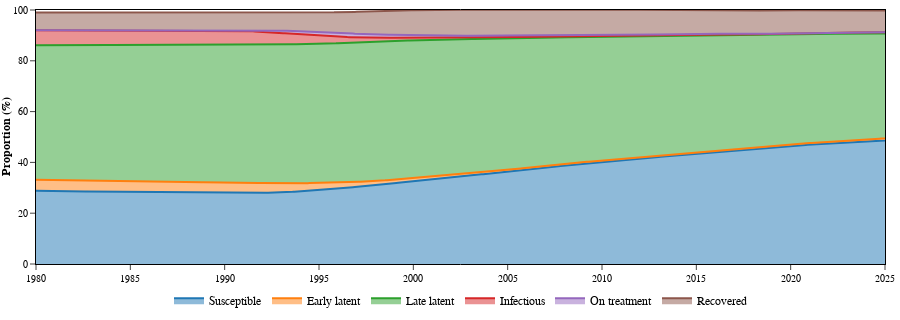

This figure's notebook cell:
### Code cell
data_frames = []

# Create a copy of your original DataFrame
adjusted_df = base_quantiles.copy()

# Confirm required columns exist
if 'prop_late_latent' in adjusted_df.columns and 'prop_susceptible' in adjusted_df.columns:
    # Transfer 20% from prop_late_latent to prop_susceptible, keeping 80% in prop_late_latent
    adjusted_df['prop_susceptible'][0.5] += adjusted_df['prop_late_latent'][0.5] * 0.2
    adjusted_df['prop_late_latent'][0.5] *= 0.8  # Keep 80%
# Calculate 80% of the original values for `prop_early_latent` and `prop_late_latent`


# Extract data for each compartment, label it, and store in a list
data_frames = []
for compartment in COMPARTMENTS:
    if f'prop_{compartment}' in adjusted_df.columns:
        df = adjusted_df[f'prop_{compartment}'][0.5].reset_index()  # Adjust this if your quantile structure is different
        df[0.5] *= 100  # Convert to percentage
        df['type'] = compartment.replace('_', ' ').capitalize()
        data_frames.append(df)

# Combine all compartment data into one DataFrame for plotting
combined_data = pd.concat(data_frames)

# Plot using Plotly Express
fig = px.area(combined_data, x='time', y=0.5, color='type',
              labels={'0.5': 'Proportion (%)', 'time': 'Time'},
              title='', range_x=[1980, 2025], range_y=[0, 100])

# Update layout
fig.update_layout(
    xaxis=dict(title='', title_font=dict(size=12)),
    yaxis=dict(title='<b>Proportion (%)</b>', title_font=dict(size=12), title_standoff=0),
    legend_title_text='',
    legend=dict(
        orientation="h",
        yanchor="bottom",
        y=-0.2,
        xanchor="center",
        x=0.5,
        font=dict(size=12)
    ),
    height=320,  # Set the figure height
    margin=dict(l=10, r=5, t=10, b=40),
    font=dict(family="Arial, sans-serif", size=12, color="black")
)
fig.write_image(DOCS_PATH / "compartments.png", scale=3)
# Show the plot
fig.show()

### Figure 1 — Plotly figure (JSON) as saved in the notebook; plotly's stock layout.template omitted (floating-point values rounded to 4 significant figures; data arrays with more than 128 entries replaced by an {"elided": "..."} marker saying what was removed)
{"data": [{"fillpattern": {"shape": ""}, "hovertemplate": "type=Susceptible<br>Time=%{x}<br>Proportion (%)=%{y}<extra></extra>", "legendgroup": "Susceptible", "line": {"color": "#1F77B4"}, "marker": {"symbol": "circle"}, "mode": "lines", "name": "Susceptible", "orientation": "v", "showlegend": true, "stackgroup": "1", "type": "scatter", "x": {"elided": "2501 float values"}, "xaxis": "x", "y": {"elided": "2501 float values"}, "yaxis": "y"}, {"fillpattern": {"shape": ""}, "hovertemplate": "type=Early latent<br>Time=%{x}<br>Proportion (%)=%{y}<extra></extra>", "legendgroup": "Early latent", "line": {"color": "#FF7F0E"}, "marker": {"symbol": "circle"}, "mode": "lines", "name": "Early latent", "orientation": "v", "showlegend": true, "stackgroup": "1", "type": "scatter", "x": {"elided": "2501 float values"}, "xaxis": "x", "y": {"elided": "2501 float values"}, "yaxis": "y"}, {"fillpattern": {"shape": ""}, "hovertemplate": "type=Late latent<br>Time=%{x}<br>Proportion (%)=%{y}<extra></extra>", "legendgroup": "Late latent", "line": {"color": "#2CA02C"}, "marker": {"symbol": "circle"}, "mode": "lines", "name": "Late latent", "orientation": "v", "showlegend": true, "stackgroup": "1", "type": "scatter", "x": {"elided": "2501 float values"}, "xaxis": "x", "y": {"elided": "2501 float values"}, "yaxis": "y"}, {"fillpattern": {"shape": ""}, "hovertemplate": "type=Infectious<br>Time=%{x}<br>Proportion (%)=%{y}<extra></extra>", "legendgroup": "Infectious", "line": {"color": "#D62728"}, "marker": {"symbol": "circle"}, "mode": "lines", "name": "Infectious", "orientation": "v", "showlegend": true, "stackgroup": "1", "type": "scatter", "x": {"elided": "2501 float values"}, "xaxis": "x", "y": {"elided": "2501 float values"}, "yaxis": "y"}, {"fillpattern": {"shape": ""}, "hovertemplate": "type=On treatment<br>Time=%{x}<br>Proportion (%)=%{y}<extra></extra>", "legendgroup": "On treatment", "line": {"color": "#9467BD"}, "marker": {"symbol": "circle"}, "mode": "lines", "name": "On treatment", "orientation": "v", "showlegend": true, "stackgroup": "1", "type": "scatter", "x": {"elided": "2501 float values"}, "xaxis": "x", "y": {"elided": "2501 float values"}, "yaxis": "y"}, {"fillpattern": {"shape": ""}, "hovertemplate": "type=Recovered<br>Time=%{x}<br>Proportion (%)=%{y}<extra></extra>", "legendgroup": "Recovered", "line": {"color": "#8C564B"}, "marker": {"symbol": "circle"}, "mode": "lines", "name": "Recovered", "orientation": "v", "showlegend": true, "stackgroup": "1", "type": "scatter", "x": {"elided": "2501 float values"}, "xaxis": "x", "y": {"elided": "2501 float values"}, "yaxis": "y"}], "layout": {"font": {"color": "black", "family": "Arial, sans-serif", "size": 12}, "height": 320, "legend": {"font": {"size": 12}, "orientation": "h", "title": {"text": ""}, "tracegroupgap": 0, "x": 0.5, "xanchor": "center", "y": -0.2, "yanchor": "bottom"}, "margin": {"b": 40, "l": 10, "r": 5, "t": 10}, "xaxis": {"anchor": "y", "domain": [0, 1], "range": [1980, 2025], "title": {"font": {"size": 12}, "text": ""}}, "yaxis": {"anchor": "x", "domain": [0, 1], "range": [0, 100], "title": {"font": {"size": 12}, "standoff": 0, "text": "<b>Proportion (%)</b>"}}}}
